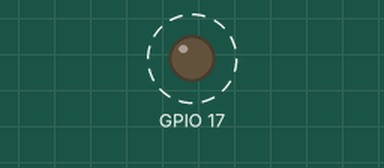
Recording of a program running on a simulated Raspberry Pi (BCM pin numbers). Parts: output pins drawn as LEDs (lit = HIGH). Dashed ring = blinking. The clock reads 2024-03-15 10:24:30 at power-on unless the program sets it; files the program writes start out absent; what the program prints to the terminal is not drawn.

Above: at 0.2 s.
Timing chart, 0 to 3.5 s (numbered marks = the images above):
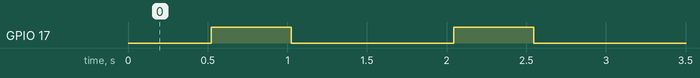

Measured:
- by itself, GPIO 17: alternates HIGH for 0.50 s and LOW for 1.0 s

The program:

testing.py
```python
import RPi.GPIO as GPIO
import time
import datetime
import serial

UART = serial.Serial("/dev/ttyS0", 115200, timeout = 1)

GPIO.setmode(GPIO.BCM)
GPIO.setwarnings(False)
GPIO.setup(17,GPIO.OUT)

while 1:

    #b =  UART.readline()
    #data = b.decode()
    data = "&2400,80,3009,0,55986,21760,12646,100,15875,1&2401,80,3009,0,55986,21760,12646,100,15875,1&2402,80,3009,0,55986,21760,12646,100,15875,1&2403,80,3009,0,55986,21760,12646,100,15875,1&2404,80,3009,0,55986,21760,12646,100,15875,1&2405,80,3009,0,55986,21760,12646,100,15875,1&0,0,0,0,0,0,0,0,0,0&0,0,0,0,0,0,0,0,0,0$b1,b2,b3,b4,b5,b6,b7,b8"
    print(data)

    if len(data) > 0:
        print(data)

        #incoming data is logged to log file
        a = datetime.datetime.now()
        logfile = open("log.txt","a+")
        logfile.write("%s" %a)
        logfile.write("  data is received\n")
        logfile.close()

        #dividing the battery and latch data
        incoming_data = data.split("$")
        batteries = incoming_data[0]
        latches = incoming_data[1]
        print(batteries)


        #separating the individual battery data

        battery = batteries.split("&")
        battery_1 = battery[1]
        battery_2 = battery[2]
        battery_3 = battery[3]
        battery_4 = battery[4]
        battery_5 = battery[5]
        battery_6 = battery[6]
        battery_7 = battery[7]
        battery_8 = battery[8]

        a = datetime.datetime.now()
        logfile = open("log.txt","a+")
        logfile.write("%s" %a)
        logfile.write("  data is divided between battery and latch\n")
        logfile.close()


        a = datetime.datetime.now()
        logfile = open("log.txt","a+")
        logfile.write("%s" %a)
        logfile.write("  battery data is separeted\n")
        logfile.close()

        #separating the imdividual latch data
        latch = latches.split(",")
        latch_1 = latches[0]
        latch_2 = latches[1]
        latch_3 = latches[2]
        latch_4 = latches[3]
        latch_5 = latches[4]
        latch_6 = latches[5]
        latch_7 = latches[6]
        latch_8 = latches[7]

        bat1 = battery_1.split(",", 1)
        bat1_id = bat1[0]
        if len(bat1_id) > 1:
            a = datetime.datetime.now()
            k = bat1_id + ".txt"
            bat1file = open(k,"a+")
            bat1file.write("%s" %a)
            bat1file.write("  %s" %battery_1)
            bat1file.write("\n")
            bat1file.close()

        bat2 = battery_2.split(",", 1)
        bat2_id = bat2[0]
        if len(bat2_id) > 1:
            a = datetime.datetime.now()
            k = bat2_id + ".txt"
            bat2file = open(k,"a+")
            bat2file.write("%s" %a)
            bat2file.write("  %s" %battery_2)
            bat2file.write("\n")
            bat2file.close()

        bat3 = battery_3.split(",", 1)
        bat3_id = bat3[0]
        if len(bat3_id) > 1:
            a = datetime.datetime.now()
            k = bat3_id + ".txt"
            bat3file = open(k,"a+")
            bat3file.write("%s" %a)
            bat3file.write(" %s" %battery_3)
            bat3file.write("\n")
            bat3file.close()

        bat4 = battery_4.split(",", 1)
        bat4_id = bat4[0]
        if len(bat4_id) > 1:
            a = datetime.datetime.now()
            k = bat4_id + ".txt"
            bat4file = open(k,"a+")
            bat4file.write("%s" %a)
            bat4file.write(" %s" %battery_4)
            bat4file.write("\n")
            bat4file.close()

        bat5 = battery_5.split(",", 1)
        bat5_id = bat5[0]
        if len(bat5_id) > 1:
            a = datetime.datetime.now()
            k = bat5_id + ".txt"
            bat5file = open(k,"a+")
            bat5file.write("%s" %a)
            bat5file.write(" %s" %battery_5)
            bat5file.write("\n")
            bat5file.close()

        bat6 = battery_6.split(",", 1)
        bat6_id = bat6[0]
        if len(bat6_id) > 1:
            a = datetime.datetime.now()
            k = bat6_id + ".txt"
            bat6file = open(k,"a+")
            bat6file.write("%s" %a)
            bat6file.write(" %s" %battery_6)
            bat6file.write("\n")
            bat6file.close()

        bat7 = battery_7.split(",", 1)
        bat7_id = bat7[0]
        if len(bat7_id) > 1:
            a = datetime.datetime.now()
            k = bat7_id + ".txt"
            bat7file = open(k,"a+")
            bat7file.write("%s" %a)
            bat7file.write(" %s" %battery_7)
            bat7file.write("\n")
            bat7file.close()

        bat8 = battery_8.split(",", 1)
        bat8_id = bat8[0]
        if len(bat8_id) > 1:
            a = datetime.datetime.now()
            k = bat8_id + ".txt"
            bat8file = open(k,"a+")
            bat8file.write("%s" %a)
            bat8file.write(" %s" %battery_8)
            bat8file.write("\n")
            bat8file.close()

        #Latch data is stored in the file
        a = datetime.datetime.now()
        logfile = open("log.txt","a+")
        logfile.write("%s" %a)
        logfile.write("  latch data is separeted\n")
        logfile.close()

        dataFile = open("latchdata.txt","a+")
        dataFile.write('%s' %a)
        dataFile.write("  %s\n" %latches)
        dataFile.close()

        #All batteries data is stored.
        dataFile = open("data.txt","a+")
        dataFile.write('%s' %a)
        dataFile.write("  %s\n" %batteries)
        dataFile.close()

        first = str.encode('B1\r\n')
        second = str.encode('B2\r\n')

        if (data == first):
            UART.write(str.encode('UNLOCK_B1\n'))

        elif (data == second):
            UART.write(str.encode('UNLOCK_B2\n'))

        a = datetime.datetime.now()
        logfile = open("log.txt","a+")
        logfile.write("%s" %a)
        logfile.write("  data is stored in log\n")
        logfile.close()
        time.sleep(0.5)

    GPIO.output(17,GPIO.HIGH)
    b = datetime.datetime.now()
    time.sleep(0.5)
    logfile = open("log.txt","a+")
    logfile.write("%s" %b)
    logfile.write("LED 1 IS ON\n")
    logfile.close()
    GPIO.output(17,GPIO.LOW)
    time.sleep(0.5)
    b = datetime.datetime.now()
    logfile = open("log.txt","a+")
    logfile.write("%s" %b)
    logfile.write("LED 1 IS OFF\n")
    logfile.close()


    
```
